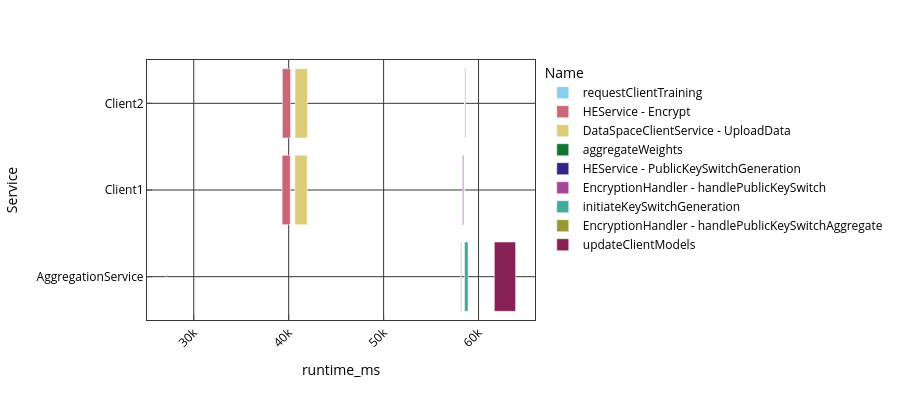

The notebook cell saved with this chart:
### Code cell
df = px.data.tips()
fig = px.bar(data_after_upload, base="StartMs", x="runtime_ms", y="Service", color='Name', orientation='h',
             hover_data=["EndTime", "StartMs", "runtime_ms"], color_discrete_sequence=px.colors.qualitative.Safe,
             height=400)
fig.show()

### Figure 1 — Plotly figure (JSON) as saved in the notebook; plotly's stock layout.template omitted (floating-point values rounded to 4 significant figures)
{"data": [{"base": [27120.0], "customdata": [["14:41:53.083988"]], "hovertemplate": "Name=requestClientTraining<br>StartMs=%{base}<br>runtime_ms=%{x}<br>Service=%{y}<br>EndTime=%{customdata[0]}<extra></extra>", "legendgroup": "requestClientTraining", "marker": {"color": "rgb(136, 204, 238)", "pattern": {"shape": ""}}, "name": "requestClientTraining", "orientation": "h", "showlegend": true, "textposition": "auto", "type": "bar", "x": [4.722], "xaxis": "x", "y": ["AggregationService"], "yaxis": "y"}, {"base": [39310.0, 39340.0], "customdata": [["14:42:05.271684"], ["14:42:05.300475"]], "hovertemplate": "Name=HEService - Encrypt<br>StartMs=%{base}<br>runtime_ms=%{x}<br>Service=%{y}<br>EndTime=%{customdata[0]}<extra></extra>", "legendgroup": "HEService - Encrypt", "marker": {"color": "rgb(204, 102, 119)", "pattern": {"shape": ""}}, "name": "HEService - Encrypt", "orientation": "h", "showlegend": true, "textposition": "auto", "type": "bar", "x": [862.0, 864.1], "xaxis": "x", "y": ["Client1", "Client2"], "yaxis": "y"}, {"base": [40650.0, 40670.0], "customdata": [["14:42:06.613421"], ["14:42:06.638348"]], "hovertemplate": "Name=DataSpaceClientService - UploadData<br>StartMs=%{base}<br>runtime_ms=%{x}<br>Service=%{y}<br>EndTime=%{customdata[0]}<extra></extra>", "legendgroup": "DataSpaceClientService - UploadData", "marker": {"color": "rgb(221, 204, 119)", "pattern": {"shape": ""}}, "name": "DataSpaceClientService - UploadData", "orientation": "h", "showlegend": true, "textposition": "auto", "type": "bar", "x": [1306.0, 1300.0], "xaxis": "x", "y": ["Client1", "Client2"], "yaxis": "y"}, {"base": [58140.0], "customdata": [["14:42:24.106563"]], "hovertemplate": "Name=aggregateWeights<br>StartMs=%{base}<br>runtime_ms=%{x}<br>Service=%{y}<br>EndTime=%{customdata[0]}<extra></extra>", "legendgroup": "aggregateWeights", "marker": {"color": "rgb(17, 119, 51)", "pattern": {"shape": ""}}, "name": "aggregateWeights", "orientation": "h", "showlegend": true, "textposition": "auto", "type": "bar", "x": [49.42], "xaxis": "x", "y": ["AggregationService"], "yaxis": "y"}, {"base": [58330.0, 58520.0], "customdata": [["14:42:24.294186"], ["14:42:24.485745"]], "hovertemplate": "Name=HEService - PublicKeySwitchGeneration<br>StartMs=%{base}<br>runtime_ms=%{x}<br>Service=%{y}<br>EndTime=%{customdata[0]}<extra></extra>", "legendgroup": "HEService - PublicKeySwitchGeneration", "marker": {"color": "rgb(51, 34, 136)", "pattern": {"shape": ""}}, "name": "HEService - PublicKeySwitchGeneration", "orientation": "h", "showlegend": true, "textposition": "auto", "type": "bar", "x": [29.73, 29.37], "xaxis": "x", "y": ["Client1", "Client2"], "yaxis": "y"}, {"base": [58330.0, 58520.0], "customdata": [["14:42:24.294211"], ["14:42:24.485772"]], "hovertemplate": "Name=EncryptionHandler - handlePublicKeySwitch<br>StartMs=%{base}<br>runtime_ms=%{x}<br>Service=%{y}<br>EndTime=%{customdata[0]}<extra></extra>", "legendgroup": "EncryptionHandler - handlePublicKeySwitch", "marker": {"color": "rgb(170, 68, 153)", "pattern": {"shape": ""}}, "name": "EncryptionHandler - handlePublicKeySwitch", "orientation": "h", "showlegend": true, "textposition": "auto", "type": "bar", "x": [106.1, 104.6], "xaxis": "x", "y": ["Client1", "Client2"], "yaxis": "y"}, {"base": [58520.0], "customdata": [["14:42:24.485907"]], "hovertemplate": "Name=initiateKeySwitchGeneration<br>StartMs=%{base}<br>runtime_ms=%{x}<br>Service=%{y}<br>EndTime=%{customdata[0]}<extra></extra>", "legendgroup": "initiateKeySwitchGeneration", "marker": {"color": "rgb(68, 170, 153)", "pattern": {"shape": ""}}, "name": "initiateKeySwitchGeneration", "orientation": "h", "showlegend": true, "textposition": "auto", "type": "bar", "x": [379.3], "xaxis": "x", "y": ["AggregationService"], "yaxis": "y"}, {"base": [58520.0, 58520.0], "customdata": [["14:42:24.486488"], ["14:42:24.487010"]], "hovertemplate": "Name=EncryptionHandler - handlePublicKeySwitchAggregate<br>StartMs=%{base}<br>runtime_ms=%{x}<br>Service=%{y}<br>EndTime=%{customdata[0]}<extra></extra>", "legendgroup": "EncryptionHandler - handlePublicKeySwitchAggregate", "marker": {"color": "rgb(153, 153, 51)", "pattern": {"shape": ""}}, "name": "EncryptionHandler - handlePublicKeySwitchAggregate", "orientation": "h", "showlegend": true, "textposition": "auto", "type": "bar", "x": [0.006625, 0.005791], "xaxis": "x", "y": ["Client2", "Client1"], "yaxis": "y"}, {"base": [61670.0], "customdata": [["14:42:27.629453"]], "hovertemplate": "Name=updateClientModels<br>StartMs=%{base}<br>runtime_ms=%{x}<br>Service=%{y}<br>EndTime=%{customdata[0]}<extra></extra>", "legendgroup": "updateClientModels", "marker": {"color": "rgb(136, 34, 85)", "pattern": {"shape": ""}}, "name": "updateClientModels", "orientation": "h", "showlegend": true, "textposition": "auto", "type": "bar", "x": [2239.0], "xaxis": "x", "y": ["AggregationService"], "yaxis": "y"}], "layout": {"barmode": "relative", "height": 400, "legend": {"title": {"text": "Name"}, "tracegroupgap": 0}, "margin": {"t": 60}, "xaxis": {"anchor": "y", "domain": [0, 1], "title": {"text": "runtime_ms"}}, "yaxis": {"anchor": "x", "domain": [0, 1], "title": {"text": "Service"}}}}
